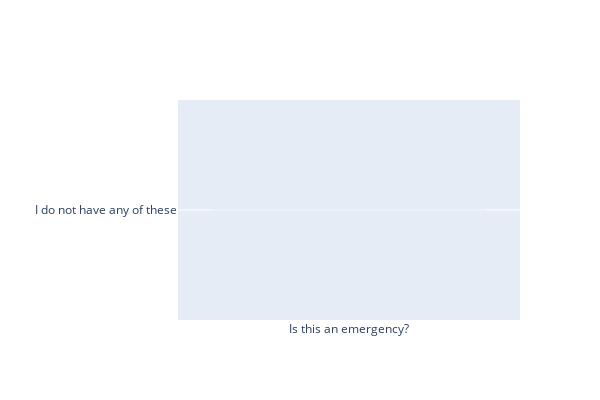

The notebook cell saved with this chart:
### Code cell
plotlyBarplot(data=qres[qres["question_id"]==1],x="question_title",y="response")

### Figure 1 — Plotly figure (JSON) as saved in the notebook; plotly's stock layout.template omitted (floating-point values rounded to 4 significant figures)
{"data": [{"marker": {"color": "rgba(0.10588235294117647, 0.6196078431372549, 0.4666666666666667)"}, "name": "", "orientation": "v", "text": ["I do not have any of these", "I do not have any of these", "I do not have any of these", "I do not have any of these"], "textposition": "auto", "type": "bar", "x": ["Is this an emergency?", "Is this an emergency?", "Is this an emergency?", "Is this an emergency?"], "y": ["I do not have any of these", "I do not have any of these", "I do not have any of these", "I do not have any of these"]}], "layout": {"autosize": true, "height": 400, "title": {"text": "", "x": 0.5, "xanchor": "center", "y": 0.9, "yanchor": "top"}, "width": 600, "xaxis": {"automargin": true, "title": {"font": {"size": 12}, "text": ""}, "type": "category"}, "yaxis": {"automargin": true, "title": {"font": {"size": 12}, "text": ""}}}}
